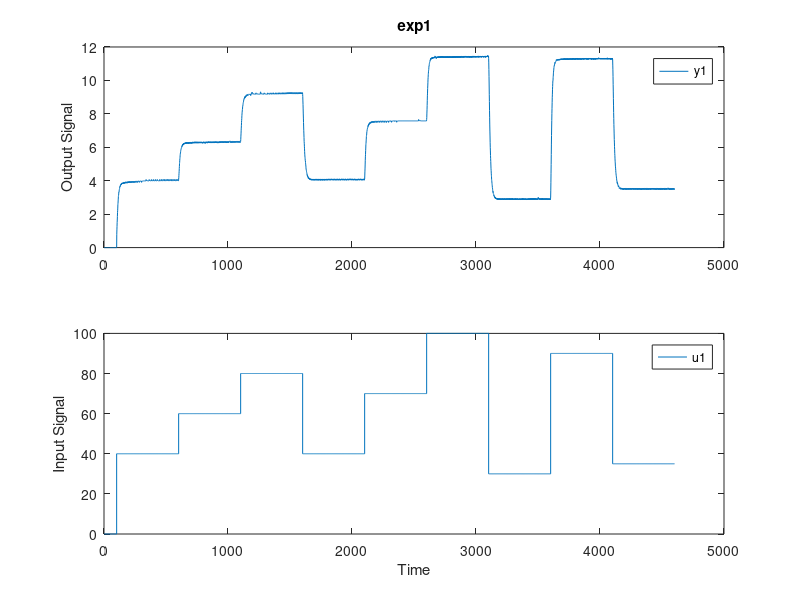

Write the MATLAB code that produced this figure.
clear all
clc

datos = importdata('MotorDrchTest.txt');

% Acceder a las columnas
pwm = datos(400:end, 1);
speed = -datos(400:end, 2);

% datos = importdata('Martin_validacion.txt');
% 
% % Acceder a las columnas
% pwmV = datos(20:end, 1);
% angleV = datos(20:end, 2);
% speedV = -datos(20:end, 3);


%pwm = medfilt1(pwm, 30);
%speed = medfilt1(speed, 30);
Ts = 1/100; %tiempo muestreo
t = (0:length(pwm)-1)*Ts;
sistema = iddata(speed, pwm, Ts);
plot(sistema)
% Mostrar los datos importados
%graficar_subplots(t,pwm,angle,speed);
% [modelo2, fval1] = Fmincon(pwm, speed);
% 
% load('planta2.mat','modelo1')